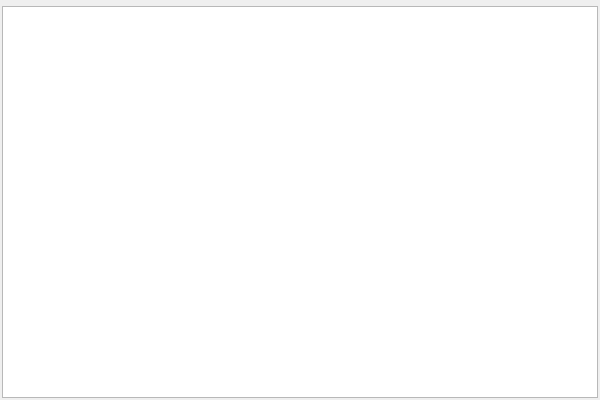
<?xml version="1.0" encoding="UTF-8"?>
<ui version="4.0">
 <class>MessageWidgetClass</class>
 <widget class="QWidget" name="MessageWidgetClass">
  <property name="geometry">
   <rect>
    <x>0</x>
    <y>0</y>
    <width>600</width>
    <height>400</height>
   </rect>
  </property>
  <property name="windowTitle">
   <string>MessageWidget</string>
  </property>
  <layout class="QHBoxLayout" name="horizontalLayout">
   <property name="leftMargin">
    <number>2</number>
   </property>
   <property name="topMargin">
    <number>6</number>
   </property>
   <property name="rightMargin">
    <number>2</number>
   </property>
   <property name="bottomMargin">
    <number>2</number>
   </property>
   <item>
    <widget class="QPlainTextEdit" name="plainTextEdit_DisplayOpe">
     <property name="font">
      <font>
       <pointsize>12</pointsize>
      </font>
     </property>
     <property name="readOnly">
      <bool>true</bool>
     </property>
    </widget>
   </item>
  </layout>
 </widget>
 <layoutdefault spacing="6" margin="11"/>
 <resources/>
 <connections/>
</ui>
